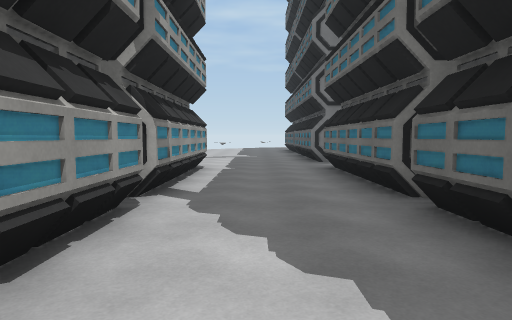
View 1 (above)

24 first-person views from a walk through a Unity game level. The camera is 1.5 m above the floor, tilts 4° down and sees 75° across. The floor is counted in squares, 2 m on a side. Each view is taken from the middle of a square. On the plan, view 1 faces up. The plan holds only what a view shows up to about 11 squares ahead; the rest is blank. The place goes on beyond the plan. Some animated figures are not drawn. Surface patterns are stand-ins for the level's own textures.

View 2
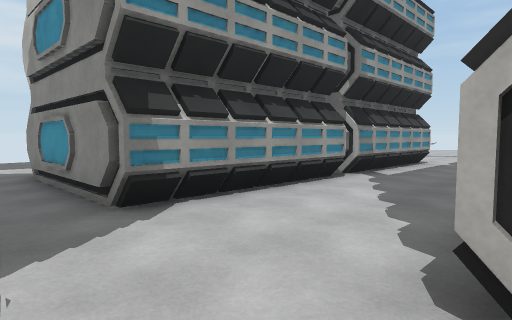

View 3
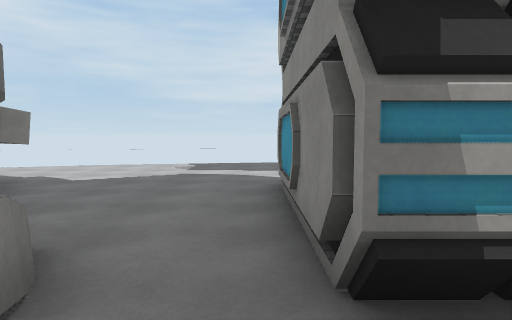

View 4
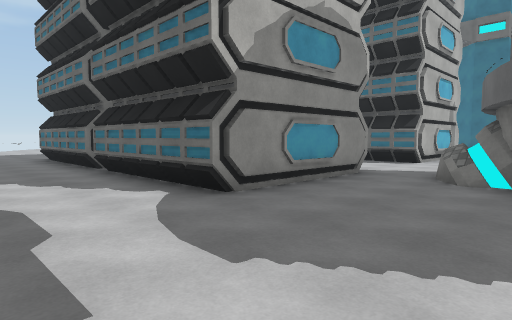

View 5
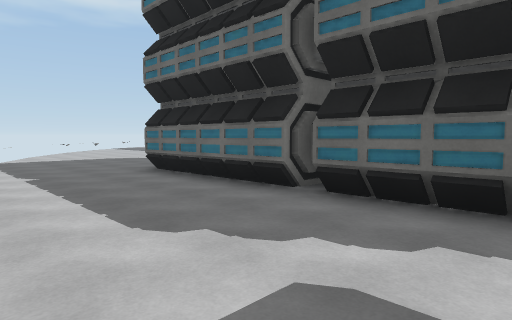

View 6
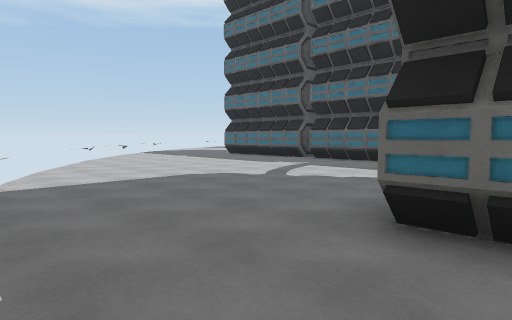

View 7
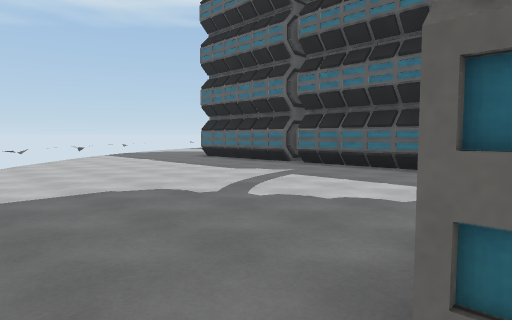

View 8
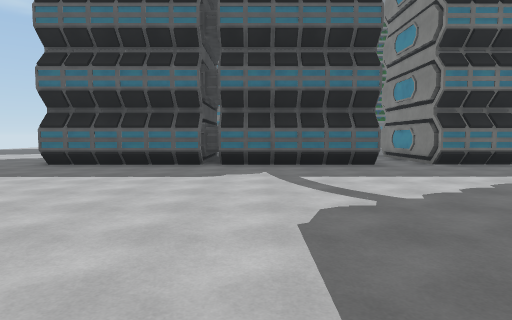

View 9
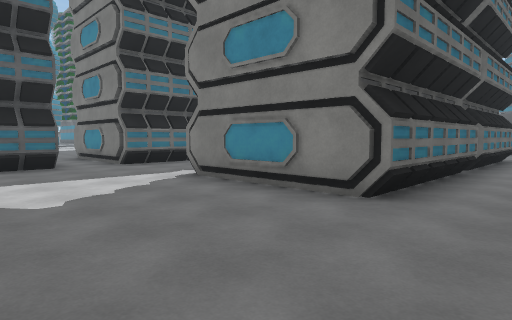

View 10
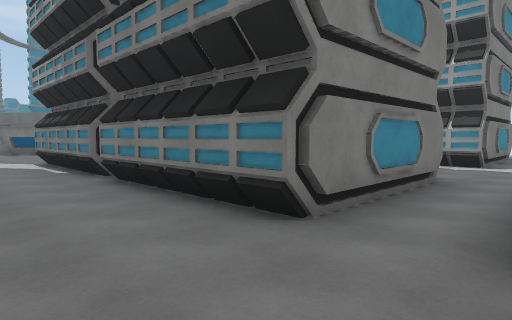

View 11
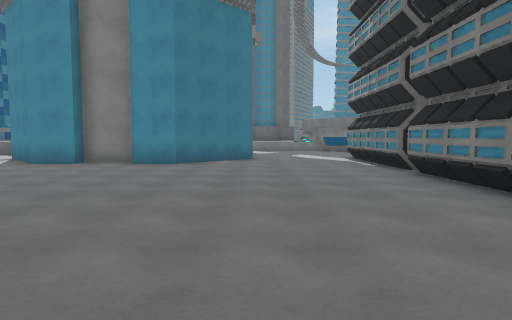

View 12
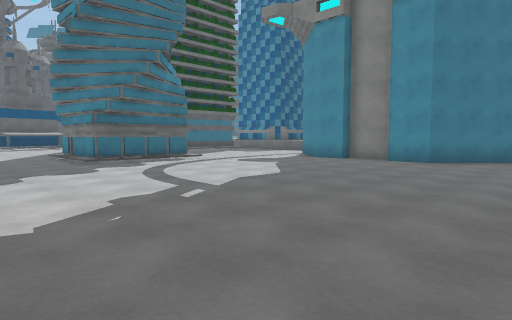

View 13
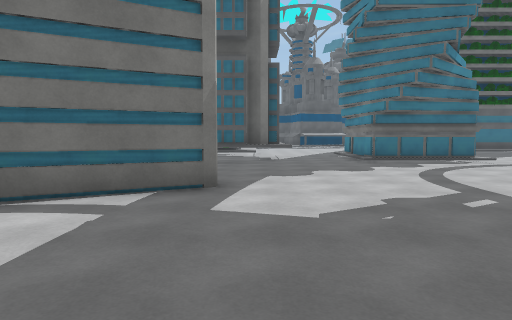

View 14
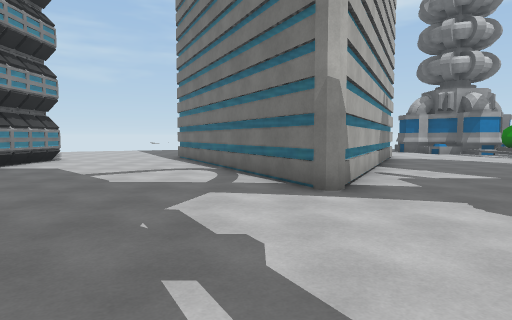

View 15
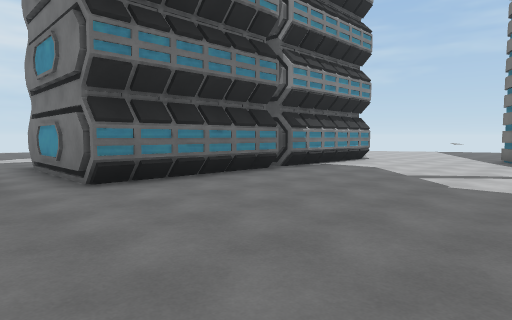

View 16
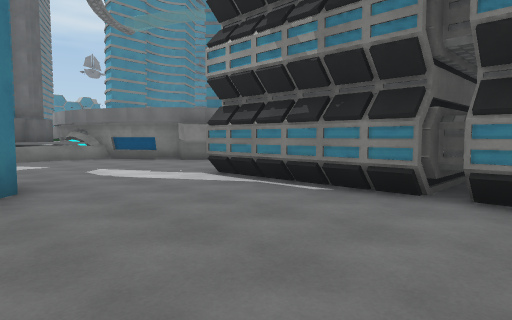

View 17
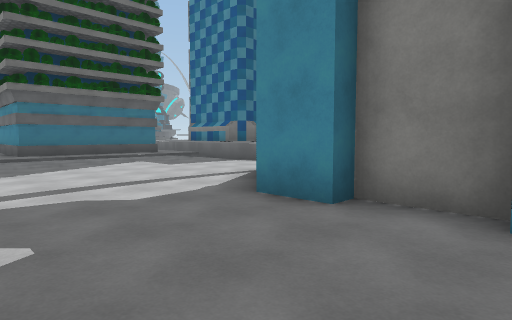

View 18
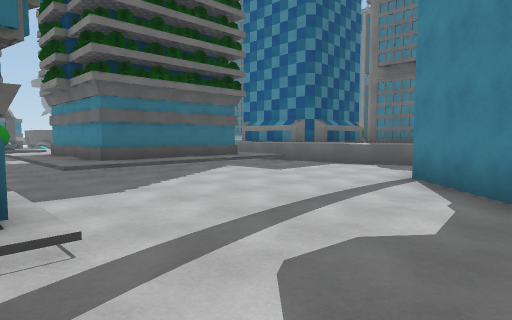

View 19
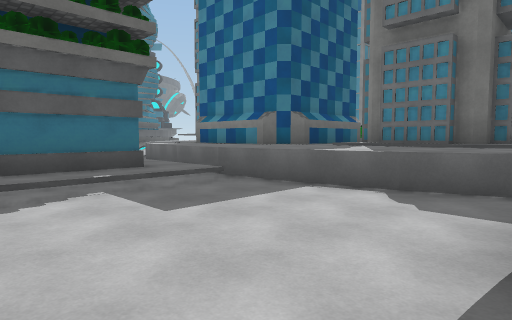

View 20
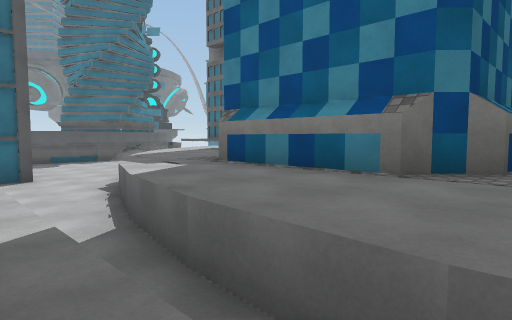

View 21
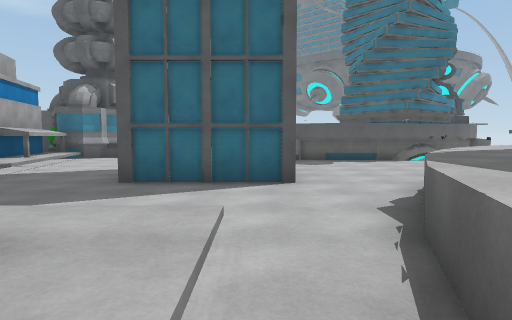

View 22
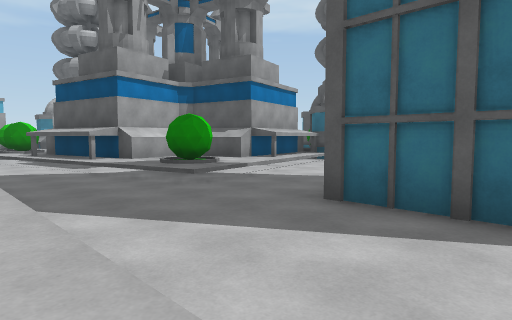

View 23
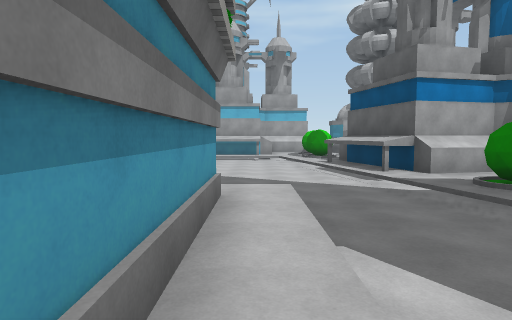

View 24
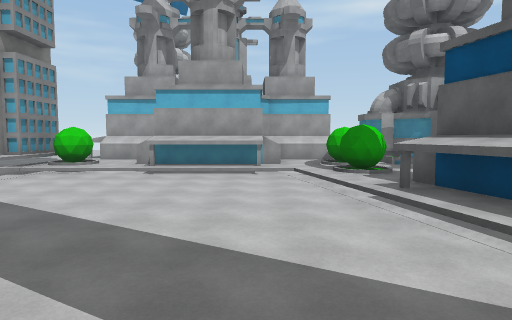

### Floor plan
Key: @ floor where view 1 was taken; # wall or solid block; . main floor; : floor 0.5 m higher than the main floor; / step, stairs or slope; = window, fence, low wall or low ledge; ^ raised ledge; v drop or lower ground.
Columns run from 10 left of view 1 to 36 right of it. Each row starts with its distance up from view 1.
 18      v......#  #.....#   ##...
 17      v......#  #.....##  #....
 16      .......#  #......# ##...
 15     ........#  #......###...^   ^^    ^^
 14    =........####.......##...   #::=   :/
 13    .........#  #.......#....#  ##::^##:#//
 12    .........#  #............####/////////^
 11   ..........#  #............^# ^....../#/
 10   ..........####.......................::
  9   ..........................///  ......^#
  8   ...####...####............###   ...../#
  7   ...#  #...#  #............#     ...../###
  6   ...#  #...#  #............#      .....^^^#
  5  ....#  #...#  #....................  ..:::####
  4  ....#  #...####................//////../#::^^/
  3  ....#  #...#  #................:####:..////...
  2  ....#  #...#  #................:#  #:........
  1  ....#  #...#  #.....######.....:#  #:......
  0 v....####.@.####....##    ##....:#  #:...#
 -1  ............. .....        ....::::::...#
 -2  ........^...  .....        ....//////...#
 -3  .......##    ......        ^^^^^^^^^^........#
 -4  =.....      ##....         ^^^^^^^^^^^^......#
 -5   ...#        #....         ^^^^^^###^^^^.....#
 -6   ...         ##...         ^###^#    ^^^^....#
 -7   =.           ##^#              #     ^^^^ ..#

Positions as (right, up) in squares from view 1, and headings:
1: (0, 0), facing up
2: (2, -2), facing up-left
3: (0, -1), facing left
4: (-8, -4), facing up-right
5: (-9, 1), facing up-right
6: (-8, 7), facing up-right
7: (-6, 8), facing up-right
8: (-7, 13), facing right
9: (-7, 12), facing down-right
10: (8, 10), facing down-left
11: (9, 11), facing down
12: (8, 12), facing down-right
13: (8, 12), facing right
14: (12, 8), facing up
15: (11, 8), facing up-left
16: (10, 5), facing down-left
17: (12, 5), facing down-right
18: (15, 6), facing down-right
19: (17, 2), facing down-right
20: (22, -1), facing down-right
21: (25, -2), facing right
22: (27, -2), facing up-right
23: (27, -1), facing up
24: (27, 4), facing up
